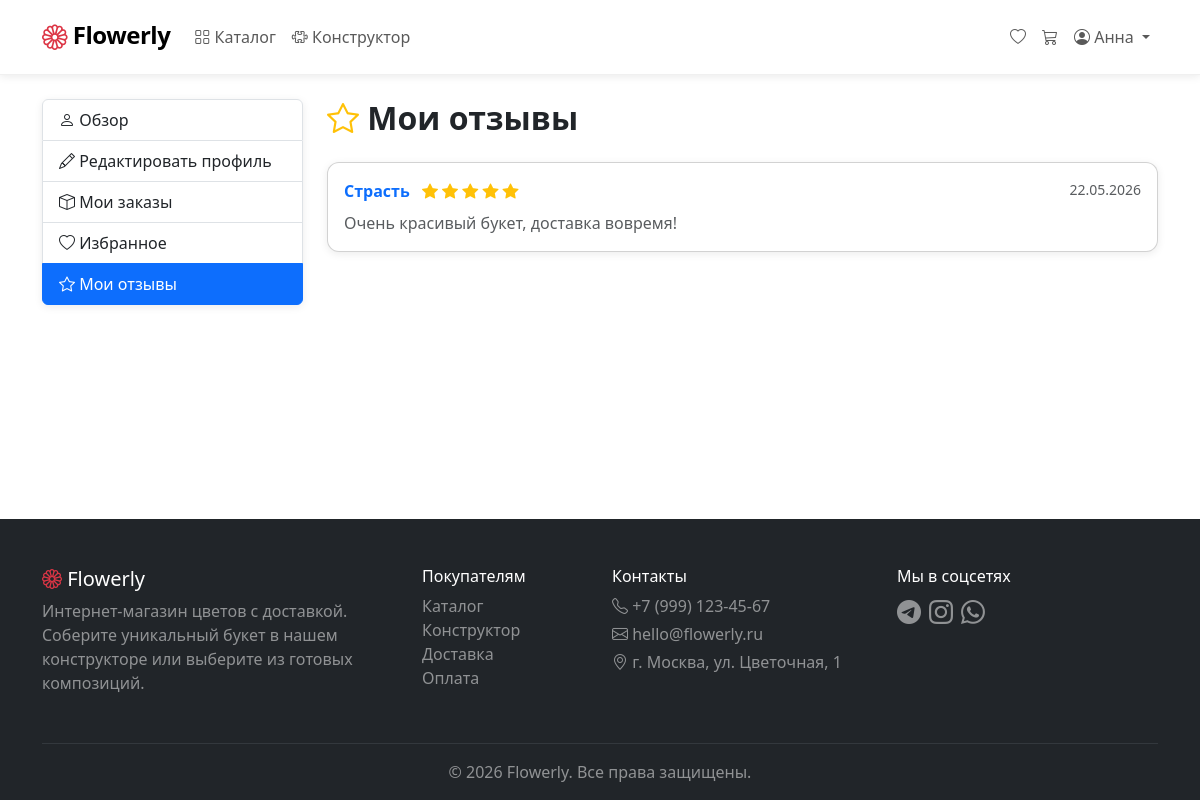
The page /profile/reviews/ (signed in) on the database its author committed.
### FlowerlyApp/models.py (models this page shows, shortened)
class User(AbstractUser):
    username = None
    email = models.EmailField('Email', unique=True)
    phone = models.CharField('Телефон', max_length=20, blank=True)
    default_address = models.TextField('Адрес по умолчанию', blank=True)
    avatar = models.ImageField('Аватар', upload_to='avatars/', blank=True)
    is_florist = models.BooleanField('Флорист', default=False)
    created_at = models.DateTimeField('Дата регистрации', auto_now_add=True)
    USERNAME_FIELD = 'email'
    REQUIRED_FIELDS = ['first_name', 'last_name']
    objects = UserManager()
    class Meta:
        verbose_name = 'Пользователь'
        verbose_name_plural = 'Пользователи'

class Review(models.Model):
    user = models.ForeignKey(settings.AUTH_USER_MODEL, on_delete=models.CASCADE)
    ready_bouquet = models.ForeignKey(ReadyBouquet, on_delete=models.CASCADE)
    rating = models.IntegerField('Оценка', choices=[(i, str(i)) for i in range(1, 6)])
    text = models.TextField('Отзыв')
    created_at = models.DateTimeField(auto_now_add=True)
    class Meta:
        verbose_name = 'Отзыв'
        verbose_name_plural = 'Отзывы'
        unique_together = ('user', 'ready_bouquet')

class ReadyBouquet(models.Model):
    name = models.CharField('Название', max_length=200)
    slug = models.SlugField(unique=True)
    description = models.TextField('Описание')
    price = models.DecimalField('Цена', max_digits=10, decimal_places=2)
    image = models.ImageField('Главное фото', upload_to='bouquets/')
    available = models.BooleanField('В наличии', default=True)
    is_hit = models.BooleanField('Хит продаж', default=False)
    occasion = models.ForeignKey(Occasion, on_delete=models.SET_NULL, null=True, blank=True)
    color_palette = models.ForeignKey(ColorPalette, on_delete=models.SET_NULL, null=True, blank=True)
    created_at = models.DateTimeField(auto_now_add=True)
    class Meta:
        verbose_name = 'Готовый букет'
        verbose_name_plural = 'Готовые букеты'

### FlowerlyApp/views.py (the view)
# urls.py: path('profile/reviews/', views.my_reviews, name='my_reviews'),
@login_required
def my_reviews(request):
    reviews = Review.objects.filter(user=request.user).select_related('ready_bouquet')
    return render(request, 'profile/my_reviews.html', {'reviews': reviews})

### FlowerlyApp/context_processors.py (called while the page is built)
def cart_counter(request):
    if request.user.is_authenticated:
        try:
            cart = Cart.objects.get(user=request.user)
            count = cart.total_items()
        except Cart.DoesNotExist:
            count = 0
    else:
        count = 0
    return {'cart_count': count}

### FlowerlyApp/models.py (called while the page is built)
    def total_items(self):
        return self.items.count()

### FlowerlyApp/templates/profile/my_reviews.html (shortened to what this page needs)
{% extends 'base.html' %}
{% block content %}
<div class="container">
    <div class="row">
        <div class="col-md-3 mb-4">
            <div class="list-group shadow-sm">
                <a href="{% url 'flowerly:profile' %}" class="list-group-item list-group-item-action">
                    <i class="bi bi-person"></i> Обзор
                </a>
                <a href="{% url 'flowerly:profile_edit' %}" class="list-group-item list-group-item-action">
                    <i class="bi bi-pencil"></i> Редактировать профиль
                </a>
                <a href="{% url 'flowerly:order_history' %}" class="list-group-item list-group-item-action">
                    <i class="bi bi-box"></i> Мои заказы
                </a>
                <a href="{% url 'flowerly:favorites' %}" class="list-group-item list-group-item-action">
                    <i class="bi bi-heart"></i> Избранное
                </a>
                <a href="{% url 'flowerly:my_reviews' %}" class="list-group-item list-group-item-action active">
                    <i class="bi bi-star"></i> Мои отзывы
                </a>
            </div>
        </div>
        <div class="col-md-9">
            <h2 class="fw-bold mb-4"><i class="bi bi-star text-warning"></i> Мои отзывы</h2>
            {% if reviews %}
            {% for review in reviews %}
            <div class="card shadow-sm mb-3">
                <div class="card-body">
                    <div class="d-flex justify-content-between align-items-start mb-2">
                        <div>
                            <a href="{% url 'flowerly:bouquet_detail' review.ready_bouquet.slug %}" class="fw-bold text-decoration-none">
                                {{ review.ready_bouquet.name }}
                            </a>
                            <span class="text-warning ms-2">
                                {% for i in "12345" %}
                                    {% if forloop.counter <= review.rating %}
                                        <i class="bi bi-star-fill"></i>
                                    {% else %}
                                        <i class="bi bi-star"></i>
                                    {% endif %}
                                {% endfor %}
                            </span>
                        </div>
                        <small class="text-muted">{{ review.created_at|date:"d.m.Y" }}</small>
                    </div>
                    <p class="text-muted mb-0">{{ review.text }}</p>
                </div>
            </div>
            {% endfor %}
            {% else %}
            <div class="text-center py-5">
                <i class="bi bi-chat-square-text display-1 text-muted"></i>
                <h4 class="text-muted mt-3">Нет отзывов</h4>
                <p>Отзывы появятся здесь после покупки букетов</p>
            </div>
            {% endif %}
        </div>
    </div>
</div>
{% endblock %}

### FlowerlyApp/templates/base.html (shortened to what this page needs)
<!DOCTYPE html>
<html lang="ru">
<head>
    <link href="https://cdn.jsdelivr.net/npm/bootstrap@5.3.0/dist/css/bootstrap.min.css" rel="stylesheet">
    <link href="https://cdn.jsdelivr.net/npm/bootstrap-icons@1.11.0/font/bootstrap-icons.css" rel="stylesheet">
    {% load static %}
    <link href="{% static 'css/style.css' %}" rel="stylesheet">
</head>
<body>
    <nav class="navbar navbar-expand-lg navbar-light bg-white shadow-sm sticky-top">
        <div class="container">
            <a class="navbar-brand" href="{% url 'flowerly:home' %}">
                <i class="bi bi-flower1 text-danger"></i>
                <span class="fw-bold">Flowerly</span>
            </a>
            <div class="collapse navbar-collapse" id="navbarMain">
                <ul class="navbar-nav me-auto mb-2 mb-lg-0">
                    <li class="nav-item">
                        <a class="nav-link {% if request.resolver_match.url_name == 'catalog' %}active{% endif %}"
                           href="{% url 'flowerly:catalog' %}">
                            <i class="bi bi-grid"></i> Каталог
                        </a>
                    </li>
                    <li class="nav-item">
                        <a class="nav-link {% if request.resolver_match.url_name == 'constructor' %}active{% endif %}"
                           href="{% url 'flowerly:constructor' %}">
                            <i class="bi bi-puzzle"></i> Конструктор
                        </a>
                    </li>
                </ul>
                <ul class="navbar-nav ms-auto mb-2 mb-lg-0">
                    {% if user.is_authenticated %}
                        <li class="nav-item">
                            <a class="nav-link" href="{% url 'flowerly:favorites' %}">
                                <i class="bi bi-heart"></i>
                            </a>
                        </li>
                        <li class="nav-item">
                            <a class="nav-link position-relative" href="{% url 'flowerly:cart_detail' %}">
                                <i class="bi bi-cart3"></i>
                            </a>
                        </li>
                        <li class="nav-item dropdown">
                            <a class="nav-link dropdown-toggle" href="#" id="userDropdown" role="button"
                               data-bs-toggle="dropdown">
                                <i class="bi bi-person-circle"></i> {{ user.first_name }}
                            </a>
                        </li>
                    {% endif %}
                </ul>
            </div>
        </div>
    </nav>
    <main class="py-4">
        {% block content %}{% endblock %}
    </main>
<footer class="bg-dark text-white pt-5 pb-3 mt-5">
    <div class="container">
        <div class="row">
            <div class="col-md-4 mb-3">
                <h5><i class="bi bi-flower1 text-danger"></i> Flowerly</h5>
                <p class="text-white-50">Интернет-магазин цветов с доставкой. Соберите уникальный букет в нашем конструкторе или выберите из готовых композиций.</p>
            </div>
            <div class="col-md-2 mb-3">
                <h6>Покупателям</h6>
                <ul class="list-unstyled">
                    <li><a href="{% url 'flowerly:catalog' %}" class="text-white-50 text-decoration-none">Каталог</a></li>
                    <li><a href="{% url 'flowerly:constructor' %}" class="text-white-50 text-decoration-none">Конструктор</a></li>
                    <li><a href="#" class="text-white-50 text-decoration-none">Доставка</a></li>
                    <li><a href="#" class="text-white-50 text-decoration-none">Оплата</a></li>
                </ul>
            </div>
            <div class="col-md-3 mb-3">
                <h6>Контакты</h6>
                <p class="text-white-50 mb-1"><i class="bi bi-telephone"></i> +7 (999) 123-45-67</p>
                <p class="text-white-50 mb-1"><i class="bi bi-envelope"></i> hello@flowerly.ru</p>
                <p class="text-white-50"><i class="bi bi-geo-alt"></i> г. Москва, ул. Цветочная, 1</p>
            </div>
            <div class="col-md-3 mb-3">
                <h6>Мы в соцсетях</h6>
                <div class="d-flex gap-2">
                    <a href="#" class="text-white-50 fs-4"><i class="bi bi-telegram"></i></a>
                    <a href="#" class="text-white-50 fs-4"><i class="bi bi-instagram"></i></a>
                    <a href="#" class="text-white-50 fs-4"><i class="bi bi-whatsapp"></i></a>
                </div>
            </div>
        </div>
        <hr class="border-secondary">
        <p class="text-center text-white-50 mb-0">© 2026 Flowerly. Все права защищены.</p>
    </div>
</footer>
</body>
</html>

### FlowerlyApp/static/css/style.css (style rules this page uses)
:root { --flowerly-primary: #dc3545; --flowerly-primary-dark: #bb2d3b; --flowerly-primary-light: #f8d7da; --flowerly-secondary: #6c757d; --flowerly-success: #198754; --flowerly-warning: #ffc107; --flowerly-bg-light: #f8f9fa; --flowerly-text-muted: #6c757d; }
body { font-family: 'Segoe UI', system-ui, -apple-system, sans-serif; color: #212529; background-color: #fff; min-height: 100vh; display: flex; flex-direction: column; }
main { flex: 1; }
.navbar { padding: 0.75rem 0; border-bottom: 1px solid #f0f0f0; }
.navbar-brand { font-size: 1.5rem; letter-spacing: -0.5px; }
.navbar-brand i { font-size: 1.6rem; vertical-align: -3px; }
.nav-link { font-weight: 500; padding: 0.5rem 1rem; border-radius: 8px; transition: all 0.2s ease; }
.card { border-radius: 12px; overflow: hidden; transition: transform 0.2s ease, box-shadow 0.2s ease; }
.card { animation: fadeInUp 0.4s ease forwards; }
.card:nth-child(2) { animation-delay: 0.05s; }
footer { margin-top: auto; }
footer a { transition: color 0.2s ease; }
.sticky-top { z-index: 100; }
.navbar { z-index: 1030 !important; }
.shadow-sm { box-shadow: 0 2px 8px rgba(0, 0, 0, 0.08) !important; }

### rows shown on the page
User: first_name "Анна"
Review: ready_bouquet.name "Страсть", rating 5 (drawn), created_at "22.05.2026", text "Очень красивый букет, доставка вовремя!"
